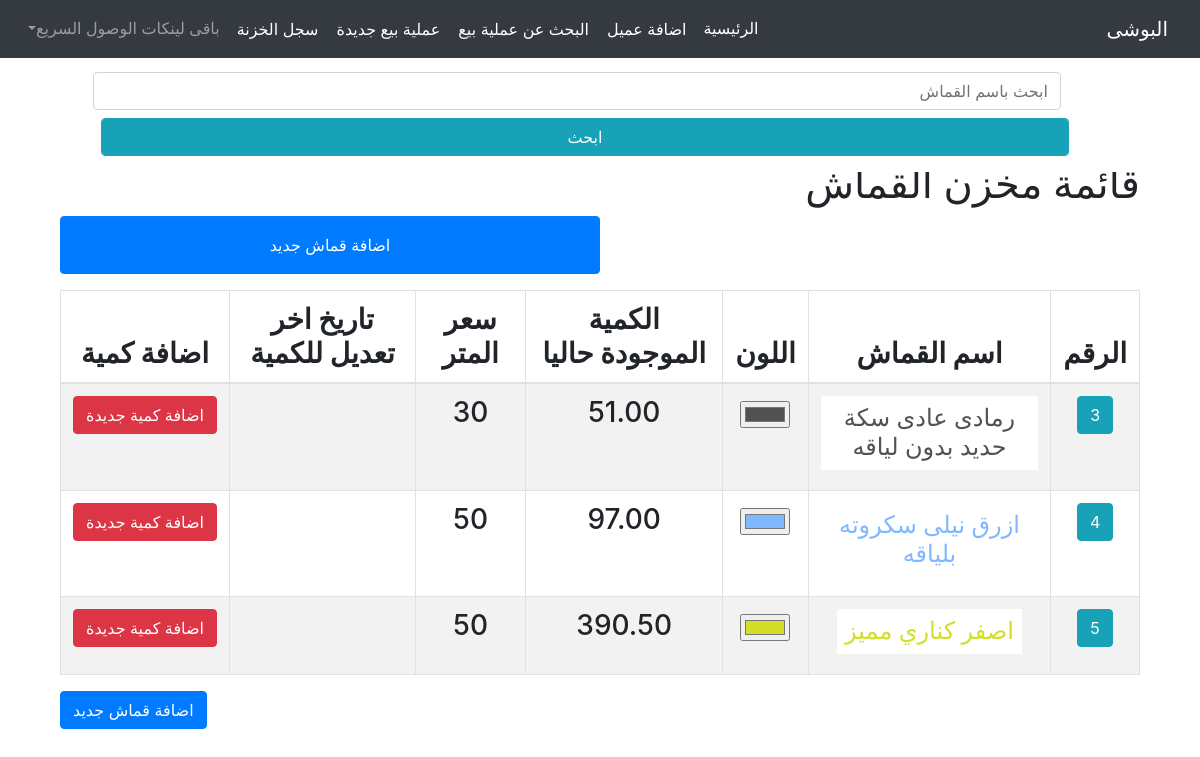
/storge/, run on an earlier commit of the app's database.
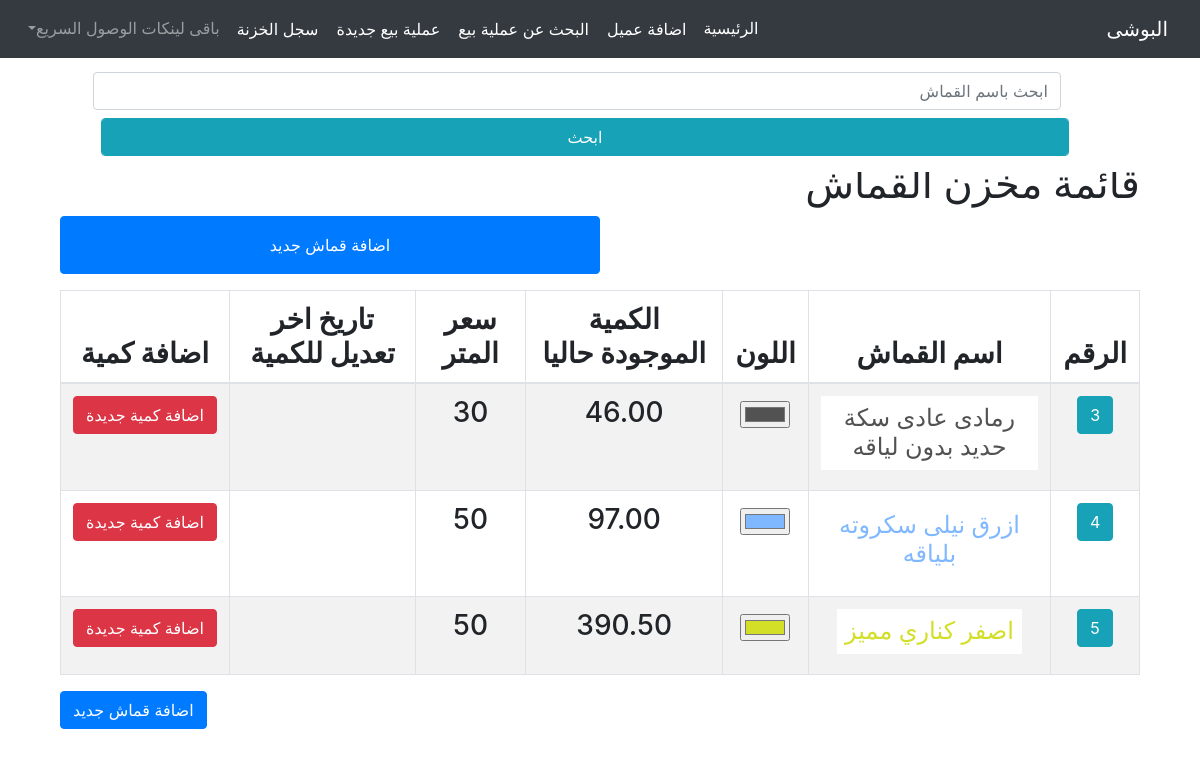
And on a later commit of the database.
### storge/models.py (models this page shows, shortened)
class Cloth(TimeStampMixin, models.Model):
    name       = models.CharField(max_length=50, null=True, blank=True, verbose_name="اسم القماش")
    amount     = models.DecimalField(max_digits=5,decimal_places=2, null=True, blank=True, verbose_name="الكمية")
    price      = models.CharField(max_length=5, null=True, blank=True, verbose_name="سعر المتر")
    classs     = models.ForeignKey('Classs', on_delete=models.CASCADE, null=True, blank=True, verbose_name="التصنيف")
    typee      = models.CharField(max_length=50, null=True, blank=True, db_index=True,verbose_name="النوع")
    color      = ColorField(verbose_name="لون القماش", null=True, blank=True)
    history    = HistoricalRecords()

### client/models.py (models this page shows)
class TimeStampMixin(models.Model):
    created_at      = models.DateTimeField(auto_now_add=True,null=True)
    updated_at      = models.DateTimeField(auto_now=True,null=True)
    is_deleted      = models.BooleanField(default=False)

### storge/views.py (the view)
# urls.py: path('', clothListView.as_view(), name="list"),
class clothListView(ListView):
    model = Cloth
    template_name = 'storge/cloth_list.html'
    context_object_name = 'cloths'
    def get_queryset(self):
        queryset = super().get_queryset()
        search_query = self.request.GET.get('q')
        if search_query:
            queryset = queryset.filter(
                Q(name__icontains=search_query)
            )
        queryset = queryset.order_by('-created_at')
        return queryset

### storge/templates/storge/cloth_list.html (shortened to what this page needs)
{% extends "homee/index.html" %}
{% block content %}
<div class="container-fluid">
    <div class="row mt-5 mb-3 bg-white w-100" style=" position: fixed; top: 0rem; display: inline-block; left: 0rem; z-index:2;">
        <div class="col-10 m-auto p-3 text-center">
            <form class="form" action="#" method="GET" style="">
                <div class="">
                    <input name="q" class="form-control m-2" placeholder="ابحث باسم القماش">
                    <input type="submit" class="form-control btn btn-info" value="ابحث">
                </div>
            </form>
        </div>
    </div>
    <div class="row">
        <div class="col-12 mb-5" style="padding-top:6rem">
            <h1 class="text-right">قائمة مخزن القماش</h1>
            <a class="btn btn-primary w-50 p-3 mb-3" href="{% url "cloth:create" %}">اضافة قماش جديد</a>
            <table class="table text-center table-striped table-hover table-bordered w-100 h3" id="" style="">
                <thead>
                    <th>الرقم</th>
                    <th>اسم القماش</th>
                    <th>اللون</th>
                    <th>الكمية الموجودة حاليا</th>
                    <th>سعر المتر</th>
                    <th>تاريخ اخر تعديل للكمية</th>
                    <th>اضافة كمية</th>
                </thead>
                <tbody>
                    {% for cloth in cloths %}
                        <tr class="p-4">
                            <td>
                                <a class="btn btn-info text-white"href="#">{{ cloth.id }}</a>
                            </td>
                            <td style="color: {{ cloth.color }}"><p class="d-inline-block bg-white h4 p-2">{{ cloth.name }}</p></td>
                            <td><input type="color" value="{{ cloth.color }}"></td>
                            <td>{{ cloth.amount }}</td>
                            <td>{{ cloth.price }}</td>
                            <td>{{ cloth.created_at|date:"Y-m-d / h:i" }}</td>
                            <td><a class="btn btn-danger" href="{% url "cloth:edit" cloth.id %}">اضافة كمية جديدة</a></td>
                        </tr>
                    {% empty %}
                        <li>No client found.</li>
                    {% endfor %}
                </tbody>
            </table>
            <a class="btn btn-primary" href="{% url "cloth:create" %}">اضافة قماش جديد</a>
        </div>
    </div>
</div>
{% endblock %}

What changed in the data, as far as the page shows it:
changed Cloth "رمادى عادى سكة حديد بدون لياقه": amount "51.00" → "46.00"
